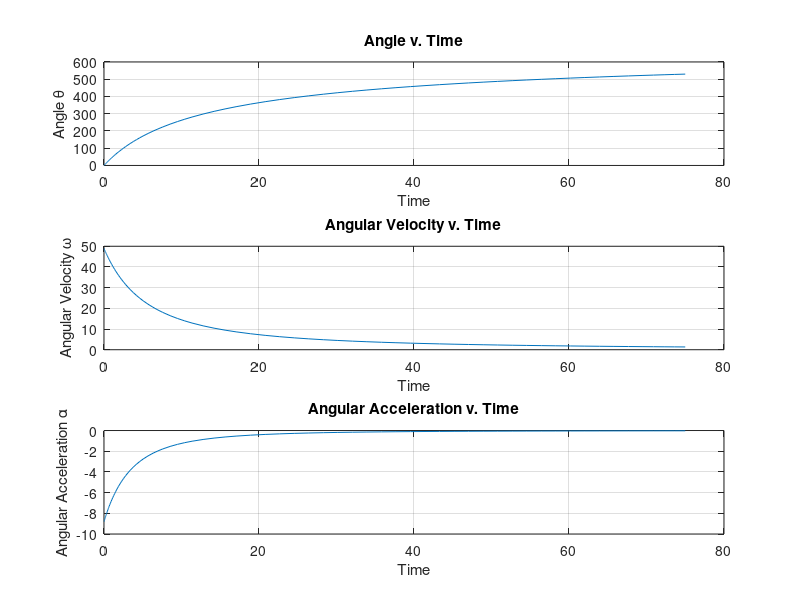

MATLAB code to generate this figure:
clear;
clc;
format long;

% MOMENT OF INERTIA FUNCTIONS ------------------------------------------

% Moment of inertia
function I = I_fun(t)
    M_cw = 50000; % mass of countermass
    M_pay = 1000; % mass of payload
    density = 1; % linear density of cable (mass/length)
    lengthTotal = 1000; % total length of cable
    r_cw = 1; % radius of countermass
    r_pay = 1; % radius of payload

    r = t + 10; % radius from countermass to center of mass

    % total mass of system
    M_tot = M_cw + M_pay + density*lengthTotal;

    % Length of spooled out cable (r+R)
    R_tot = (-M_pay + sqrt(M_pay^2 + 2*density*M_tot*r))/density;

    % Counterweight MOI
    I_cw = (4/3)*(M_cw + density*(lengthTotal - R_tot))*r_cw^2;

    % Extended wire MOI
    I_wire = (1/3)*density*R_tot.^3;

    % Payload MOI
    I_pay = M_pay*R_tot.^2 + (4/3)*M_pay*r_pay^2;

    % Total MOI about center of mass
    I = I_cw + I_wire + I_pay - M_tot*r.^2;
end

% Derivative of MOI using finite difference
function dI = dI_fun(t)
    dt = 1e-5;
    dI = (I_fun(t+dt) - I_fun(t-dt)) / (2 * dt);
end

% KINEMATICS -----------------------------------------------------------
L = 1e10; % angular momentum
tspan = [0 75]; % time span
theta0 = 0; % initial angle

angle_ode = @(t, theta) L / I_fun(t);

[t, theta] = ode45(angle_ode, tspan, theta0);

omega = L ./ I_fun(t);
alpha = -(omega ./ I_fun(t)) .* dI_fun(t);

% PLOTS ----------------------------------------------------------------
figure(1)
subplot(3,1,1);
plot(t, theta)
xlabel('Time')
ylabel('Angle \theta')
title('Angle v. Time')
grid on

subplot(3,1,2);
plot(t, omega)
xlabel('Time')
ylabel('Angular Velocity \omega')
title('Angular Velocity v. Time')
grid on

subplot(3,1,3);
plot(t, alpha)
xlabel('Time')
ylabel('Angular Acceleration \alpha')
title('Angular Acceleration v. Time')
grid on
